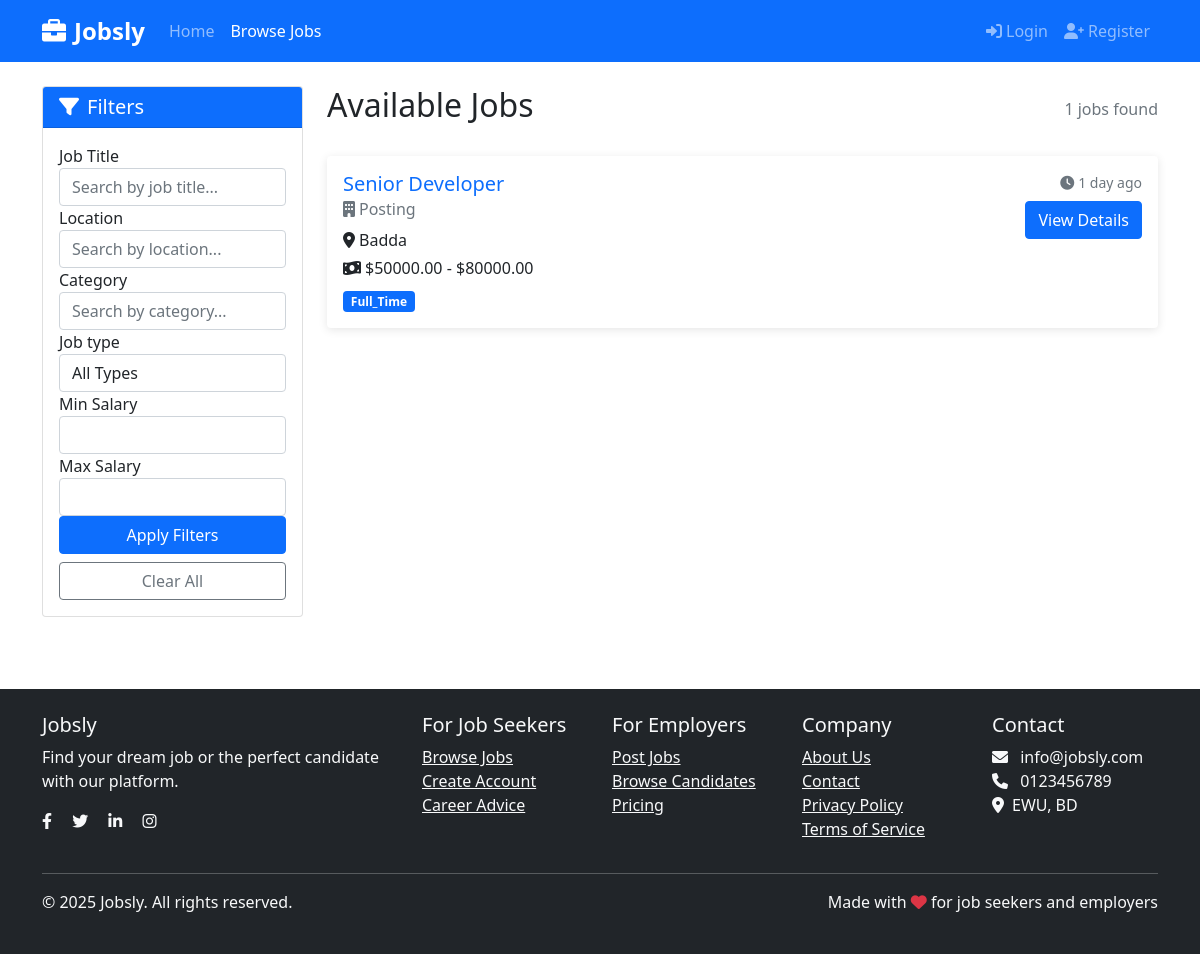
Screenshot of /jobs/ with the database file from the repository.
### jobs/models.py (models this page shows, shortened)
class Job(models.Model):
    JOB_TYPE_CHOICES = (
        ('full_time', 'Full Time'),
        ('part_time', 'Part Time'),
        ('contract', 'Contract'),
        ('internship', 'Internship'),
        ('remote', 'Remote'),
    )
    STATUS_CHOICES = (
        ('pending', 'Pending Approval'),
        ('approved', 'Approved'),
        ('rejected', 'Rejected'),
    )
    employer = models.ForeignKey(EmployerProfile, on_delete=models.CASCADE, related_name='jobs')
    title = models.CharField(max_length=200)
    category = models.CharField(max_length=100)  # Changed to CharField
    location = models.CharField(max_length=100)
    job_type = models.CharField(max_length=20, choices=JOB_TYPE_CHOICES)
    salary_min = models.DecimalField(max_digits=10, decimal_places=2)  # Fixed this line
    salary_max = models.DecimalField(max_digits=10, decimal_places=2)  # Fixed this line
    description = models.TextField()
    requirements = models.TextField()
    responsibilities = models.TextField()
    application_deadline = models.DateField()
    is_active = models.BooleanField(default=True)
    status = models.CharField(max_length=20, choices=STATUS_CHOICES, default='pending')
    created_at = models.DateTimeField(auto_now_add=True)
    updated_at = models.DateTimeField(auto_now=True)
    class Meta:
        ordering = ['-created_at']

### accounts/models.py (models this page shows, shortened)
class EmployerProfile(models.Model):
    user = models.OneToOneField(User, on_delete=models.CASCADE, related_name='employerprofile')
    company_name = models.CharField(max_length=200)
    industry = models.CharField(max_length=100)
    address = models.TextField()
    description = models.TextField()
    website = models.URLField(blank=True)
    logo = models.ImageField(upload_to='company_logos/', null=True, blank=True)
    created_at = models.DateTimeField(auto_now_add=True)
    updated_at = models.DateTimeField(auto_now=True)

### jobs/views.py (the view, shortened to what this page needs)
# urls.py: path('jobs/', views.job_list, name='job_list'),
def job_list(request):
    jobs = Job.objects.filter(status='approved', is_active=True).order_by('-created_at')
    query = request.GET.get('q')
    job_filter = JobFilter(request.GET, queryset=jobs)
    filtered_jobs = job_filter.qs
    paginator = Paginator(filtered_jobs, 10)
    page_number = request.GET.get('page')
    page_obj = paginator.get_page(page_number)
    categories = Job.objects.filter(status='approved', is_active=True).values_list('category', flat=True).distinct()
    context = {
        'page_obj': page_obj,
        'filter': job_filter,
        'total_jobs': filtered_jobs.count(),
        'categories': categories,
    }
    return render(request, 'jobs/job_list.html', context)

### templates/jobs/job_list.html (shortened to what this page needs)
{% extends 'base.html' %}
{% load crispy_forms_tags %}
{% block content %}
<div class="container mt-4">
    <div class="row">
        <div class="col-lg-3 mb-4">
            <div class="card">
                <div class="card-header bg-primary text-white">
                    <h5 class="mb-0"><i class="fas fa-filter me-2"></i>Filters</h5>
                </div>
                <div class="card-body">
                    <form method="get">
                        {{ filter.form|crispy }}
                        <div class="d-grid gap-2">
                            <button type="submit" class="btn btn-primary">Apply Filters</button>
                            <a href="{% url 'job_list' %}" class="btn btn-outline-secondary">Clear All</a>
                        </div>
                    </form>
                </div>
            </div>
        </div>
        <div class="col-lg-9">
            <div class="d-flex justify-content-between align-items-center mb-4">
                <h2>Available Jobs</h2>
                <span class="text-muted">{{ total_jobs }} jobs found</span>
            </div>
            {% for job in page_obj %}
            <div class="card job-card mb-3">
                <div class="card-body">
                    <div class="row">
                        <div class="col-md-8">
                            <h5 class="card-title">
                                <a href="{% url 'job_detail' job.id %}" class="text-decoration-none">{{ job.title }}</a>
                            </h5>
                            <h6 class="card-subtitle mb-2 text-muted">
                                <i class="fas fa-building me-1"></i>{{ job.employer.company_name }}
                            </h6>
                            <p class="card-text mb-1">
                                <i class="fas fa-map-marker-alt me-1"></i>{{ job.location }}
                            </p>
                            <p class="card-text mb-1">
                                <i class="fas fa-money-bill-wave me-1"></i>${{ job.salary_min }} - ${{ job.salary_max }}
                            </p>
                            <div class="mt-2">
                                <span class="badge bg-primary me-1">{{ job.job_type|title }}</span>
                            </div>
                        </div>
                        <div class="col-md-4 text-end">
                            <small class="text-muted d-block mb-2">
                                <i class="fas fa-clock me-1"></i>{{ job.created_at|timesince }} ago
                            </small>
                            <a href="{% url 'job_detail' job.id %}" class="btn btn-primary">View Details</a>
                        </div>
                    </div>
                </div>
            </div>
            {% endfor %}
        </div>
    </div>
</div>
{% endblock %}

### templates/base.html (style rules this page uses)
.job-card { transition: transform 0.2s; border: none; box-shadow: 0 2px 10px rgba(0,0,0,0.1); }

### rows the page displays
Job: title "Senior Developer", employer.company_name "Posting", location "Badda", salary_min "50000.00", salary_max "80000.00", job_type "Full_Time", created_at "1 day"

### other values shown
{{ total_jobs }} "1"
